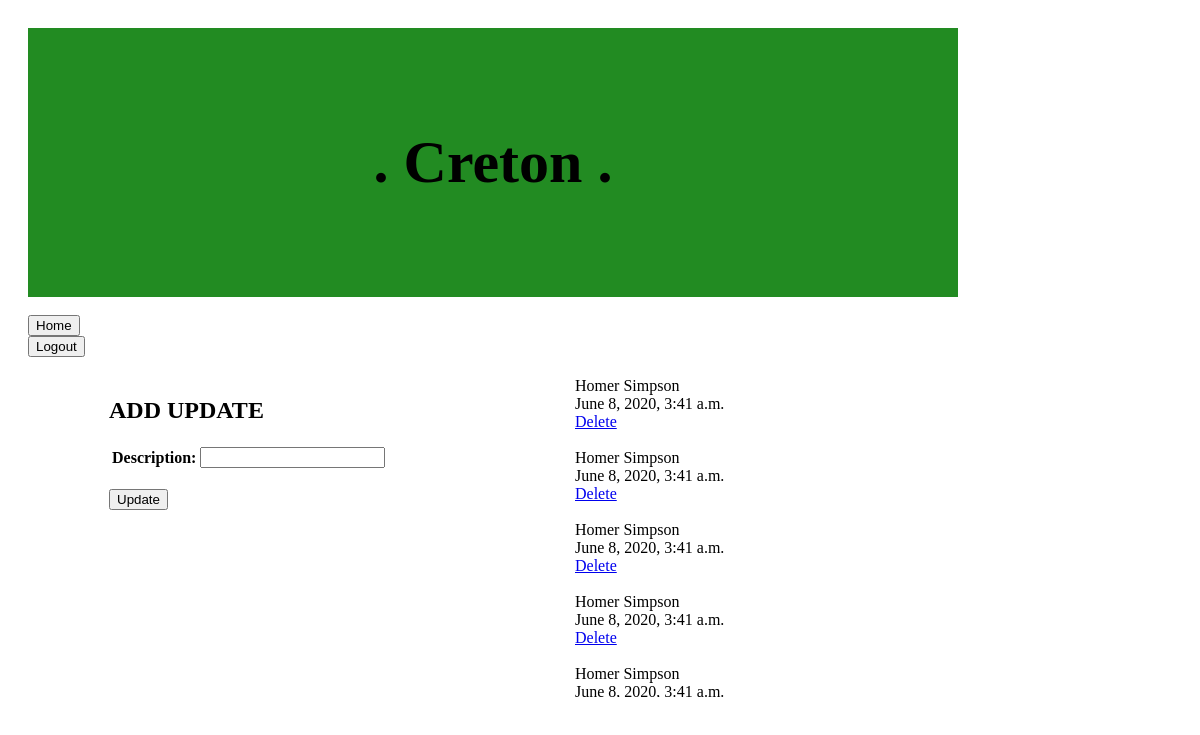
/plant/5, run on the app's committed database.
### Greenery_App/models.py (models this page shows)
class Plant(models.Model):
    plant_name = models.CharField(max_length = 255)
    description = models.TextField()
    poster = models.ForeignKey(User, related_name = 'plants', on_delete = models.CASCADE)
    created_at = models.DateTimeField(auto_now_add = True)
    updated_at = models.DateTimeField(auto_now = True)
    objects = PlantManager()

### Greenery_App/views.py (the view)
# urls.py: path('plant/<int:plant_id>', views.plant_profile),
def plant_profile(request, plant_id):
    context = {
        'plant_id': Plant.objects.get(id = plant_id),
    }
    return render(request, 'plant_profile.html', context)

### Greenery_App/templates/plant_profile.html (shortened to what this page needs)
<!DOCTYPE html>
<html lang="en">
<head>
    {% load static %}
    <link rel="stylesheet" href="{% static 'plant_profile.css' %}">
</head>
<body>
    <div id="wrapper">
        <div id="header">
            <h1>. {{ plant_id.plant_name }} .</h1>
        </div>
        <div id="navi">
            <form action="/main" method="POST">
                <input type="submit" value="Home">
            </form>
            <form action="/logout" method="POST">
                <input type="submit" value="Logout">
            </form>
        </div>
        <div class="profile">
            <h2>ADD UPDATE</h2>
            <form action="/update_plant/{{plant_id.id}}" method="POST">
                <table>
                    <tr>
                        <th>Description:</th>
                        <td><input type="textarea" name="description"></td>
                    </tr>
                </table>
                <br>
                <input type="submit" value="Update">
            </form>
        </div>
        <div class="profile">
            {% for description in plant_id.description %}
            <ul>
                <li>{{ plant_id.description }}</li>
                <li>{{ plant_id.updated_at }}</li>
            </ul>
            {% if request.session.id == plant.poster.id %}
            <a href="/delete/{{plant.id}}">Delete</a>
            <br>
            {% endif %}
            <br>
            {% endfor %}
        </div>
    </div>
</body>
</html>

### Greenery_App/static/plant_profile.css (style rules this page uses)
body { max-width: 950px; padding: 10px; }
#wrapper { max-width: 960px; margin: auto; background-color: white; padding: 10px; }
#header { padding: 60px; text-align: center; background-color: forestgreen; color: black; font-size: 30px; }
#navi { margin-left: 300px; display: inline; }
.profile { display: inline-block; width: 300px; height: 300px; padding: 20px; vertical-align: top; margin-left: 61px; margin-right: 61px; text-align: left; overflow: scroll; }
.profile ul { list-style-type: none; margin: 0; padding: 0; }

### data on the page
Plant: plant_name "Creton", description "Homer Simpson" "Homer Simpson" "Homer Simpson" "Homer Simpson" "Homer Simpson", updated_at "June 8, 2020, 3:41 a.m." "June 8, 2020, 3:41 a.m." "June 8, 2020, 3:41 a.m." "June 8, 2020, 3:41 a.m." "June 8, 2020, 3:41 a.m."
